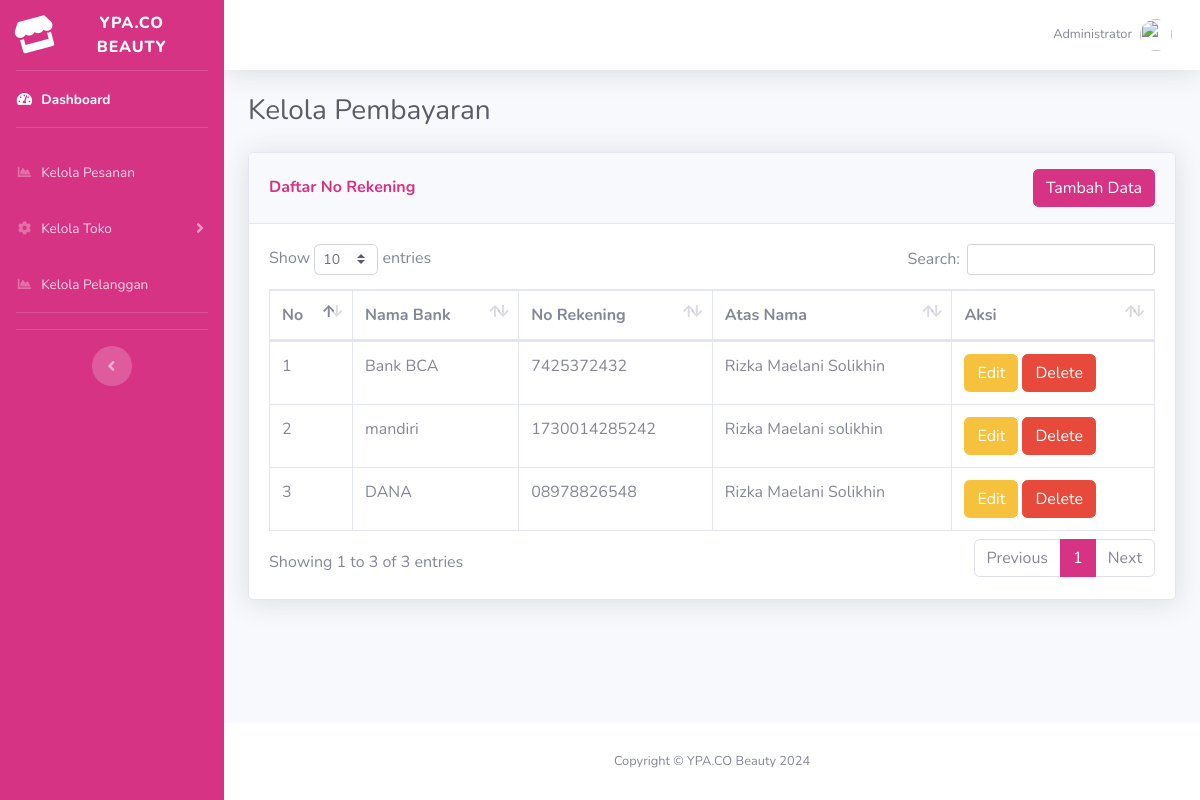
/dashboard/kelola-metode-pembayaran/index.php, run on the app's committed database.
### tables this page shows
CREATE TABLE `tb_pembayaran` (
  `id_pembayaran` int(11) NOT NULL,
  `nama_bank` varchar(30) NOT NULL,
  `no_rekening` varchar(20) NOT NULL,
  `atas_nama` varchar(50) NOT NULL
);

### dashboard/kelola-metode-pembayaran/index.php (the view, shortened to what this page needs)
<?php
require_once '../../config/koneksi.php';
$query = "SELECT * FROM `tb_pembayaran`";
$result = mysqli_query($koneksi, $query);
$no = 1;
?>
<!DOCTYPE html>
<html lang="en">
<head>
    <?php
    require_once '../../partikel/head-admin.php';
    ?>
</head>
<body id="page-top">
    <div id="wrapper">
        <?php
        require_once '../../partikel/sidebar-admin.php'
        ?>
        <div id="content-wrapper" class="d-flex flex-column">
            <div id="content">
                <?php
                require_once '../../partikel/topbar-admin.php';
                ?>
                <div class="container-fluid">
                    <div class="d-sm-flex align-items-center justify-content-between mb-4">
                        <h1 class="h3 mb-0 text-gray-800">Kelola Pembayaran</h1>
                    </div>
                    <div class="card shadow mb-4">
                        <div class="card-header py-3 d-flex justify-content-between align-items-center">
                            <h6 class="m-0 font-weight-bold text-primary">Daftar No Rekening</h6>
                            <button type="button" class="btn btn-primary" data-toggle="modal" data-target="#exampleModal">
                                Tambah Data
                            </button>
                        </div>
                        <div class="card-body">
                            <div class="table-responsive">
                                <table class="table table-bordered" id="dataTable" width="100%" cellspacing="0">
                                    <thead>
                                        <tr>
                                            <th>No</th>
                                            <th>Nama Bank</th>
                                            <th>No Rekening</th>
                                            <th>Atas Nama</th>
                                            <th>Aksi</th>
                                        </tr>
                                    </thead>
                                    <tbody>
                                        <?php foreach ($result as $data) : ?>
                                            <tr>
                                                <td><?= $no++ ?></td>
                                                <td><?= $data['nama_bank'] ?></td>
                                                <td><?= $data['no_rekening'] ?></td>
                                                <td><?= $data['atas_nama'] ?></td>
                                                <td>
                                                    <button class="btn btn-warning" data-toggle="modal" data-target="#editModal-<?= $data['id_pembayaran'] ?>">Edit</button>
                                                    <button class="btn btn-danger" data-toggle="modal" data-target="#deleteModal-<?= $data['id_pembayaran'] ?>">Delete</button>
                                                </td>
                                            </tr>
                                        <?php endforeach; ?>
                                    </tbody>
                                </table>
                            </div>
                        </div>
                    </div>
                </div>
            </div>
            <?php
            require_once '../../partikel/footer-admin.php'
            ?>
        </div>
    </div>
</body>
</html>

### data on the page
tb_pembayaran: nama_bank "Bank BCA", no_rekening "7425372432", atas_nama "Rizka Maelani Solikhin"
tb_pembayaran: nama_bank "mandiri", no_rekening "1730014285242", atas_nama "Rizka Maelani solikhin"
tb_pembayaran: nama_bank "DANA", no_rekening "08978826548", atas_nama "Rizka Maelani Solikhin"
